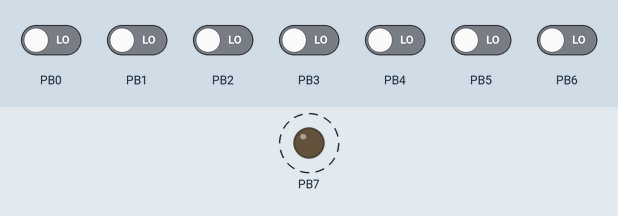
Simulated run of this program. Board: ATmega328P, built with avr-gcc and emulated at 16 MHz (the files do not name the chip). Parts: output pins drawn as LEDs (lit = HIGH). Dashed ring = blinking. Inputs (shaded band) come from the test bench; at power-on: PB0–6 LOW.

Above: at 0.5 s.
Timing chart, 0 to 4.6 s (numbered marks = the images above):
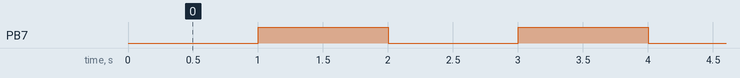

Measured:
- by itself, PB7: alternates HIGH for 1.0 s and LOW for 1.0 s

The program:

main.cpp
```cpp
/*
 * File:   main.cpp
 * Author: aluno
 *
 * Created on 9 de Setembro de 2019, 08:03
 */


#include <avr/io.h>
#include "GPIO.h"

#define F_CPU 16000000L
#include <util/delay.h>

//LEDS PLACA (acende com '0')
GPIO led0(0, GPIO::OUTPUT);		//PE0
GPIO led1(1, GPIO::OUTPUT);		//PE1

//LEDS PLACA (acende com '1')
GPIO led13(13, GPIO::OUTPUT);	//PB7

//Adicionar LED
GPIO led4(4, GPIO::OUTPUT);		//PG5
GPIO led6(6, GPIO::OUTPUT);		//PH0

int main(void){

	UCSR0B = 0;

	led0.set(1);
	led1.set(1);
	led6.clear();
	led4.clear();
	led13.clear();
	_delay_ms(1000);
	led0.clear();
	led1.clear();
	led6.set(1);
	led4.set(1);
	led13.set(1);
	_delay_ms(1000);

	while (1){
		led0.toggle();
		led1.toggle();
		led6.toggle();
		led4.toggle();
		led13.toggle();
		_delay_ms(1000);
	}

}
```

GPIO.cpp
```cpp
/*
 * GPIO.cpp
 *
 *  Created on: 22 de mar de 2017
 *      Author: aluno
 */

#include <avr/io.h>
#include "GPIO.h"


GPIO::GPIO(uint8_t id, PortDirection_t dir)
{
	_bit = GPIO_PORT::id_to_bit[id];
	_port = GPIO_PORT::AllPorts[GPIO_PORT::id_to_port[id]];
	_port->dir(_bit, dir);
}

GPIO::~GPIO() {
}

bool GPIO::get() {
    return _port->get(_bit);
}

void GPIO::set(bool val) {
    _port->set(_bit,val);

}

void GPIO::clear() {
    _port->clear(_bit);
}

void GPIO::toggle() {
    _port->toggle(_bit);
}
```

GPIO.h
```cpp
/*
 * File:   GPIO.h
 * Author: aluno
 *
 * Created on 9 de Setembro de 2019, 07:51
 */

#ifndef GPIO_H
#define	GPIO_H

#include "GPIO_Port.h"

class GPIO {
public:
    enum PortDirection_t {
        INPUT = 0,
        OUTPUT = 1
    };

    GPIO(uint8_t id, PortDirection_t dir);
    ~GPIO();

    bool get();
    void set(bool val = 1);
    void clear();
    void toggle();

private:
    GPIO_PORT::GPIO_Port * _port;

    uint8_t _bit;
};


#endif	/* GPIO_H */
```

GPIO_Port.cpp
```cpp
#include "GPIO_Port.h"

namespace GPIO_PORT {

enum PORT_ADDR_BASE {

	AVR_PB = 0x0023,
	AVR_PE = 0x002C,
	AVR_PG = 0x0032,
	AVR_PH = 0x0100
};


GPIO_Port * AllPorts[4] = {
		reinterpret_cast<GPIO_Port*>(AVR_PB),
		reinterpret_cast<GPIO_Port*>(AVR_PE),
		reinterpret_cast<GPIO_Port*>(AVR_PG),
		reinterpret_cast<GPIO_Port*>(AVR_PH)
};


enum Ports_index {
	PB_i = 0,
	PE_i = 1,
	PG_i = 2,
	PH_i = 3
};

const uint8_t id_to_port[14] = {
	PE_i	,
	PE_i	,
	PE_i	,
	PE_i	,
	PG_i	,
	PE_i	,
	PH_i	,
	PH_i	,
	PH_i	,
	PH_i	,
	PB_i	,
	PB_i	,
	PB_i	,
	PB_i
};

const uint8_t id_to_bit[14] = {
	(1 << (0))  ,
	(1 << (1))  ,
	_BV( 4 )	,
	_BV( 5 )	,
	_BV( 5 )	,
	_BV( 3 )	,
	_BV( 3 )	,
	_BV( 4 )	,
	_BV( 5 )	,
	_BV( 6 )	,
	_BV( 4 )	,
	_BV( 5 )	,
	_BV( 6 )	,
	_BV( 7 )
};
//GPIO_Port * PB = (GPIO_Port *)AVR_PB;


void GPIO_Port::dir(uint8_t p, bool io) {
    if (io)
        ddr |= p;
    else
        ddr &= ~p;
}

void GPIO_Port::set(uint8_t p, bool val) {
    if (val)
        port |= p;
    else
        port &= ~p;
}
void GPIO_Port::clear(uint8_t p) {
    set(p,0);
}
bool GPIO_Port::get(uint8_t p) {
    return pin & p;
}

void GPIO_Port::toggle(uint8_t p) {
	pin |= p;
}


} /* namespace GPIO_PORT */
```

GPIO_Port.h
```cpp
#ifndef GPIO_PORT_H_
#define GPIO_PORT_H_

#include <avr/io.h>


namespace GPIO_PORT {

class GPIO_Port {
public:
    void dir(uint8_t p, bool io);
    void set(uint8_t p, bool val = 1);
    void clear(uint8_t p);
    bool  get(uint8_t p);
    void toggle(uint8_t p);

private:
    uint8_t pin;
    uint8_t ddr;
    uint8_t port;
};

extern GPIO_Port * AllPorts[4];
extern const uint8_t id_to_port[14];
extern const uint8_t id_to_bit[14];


} /* namespace GPIO_PORT */
#endif /* GPIO_PORT_H_ */
```
